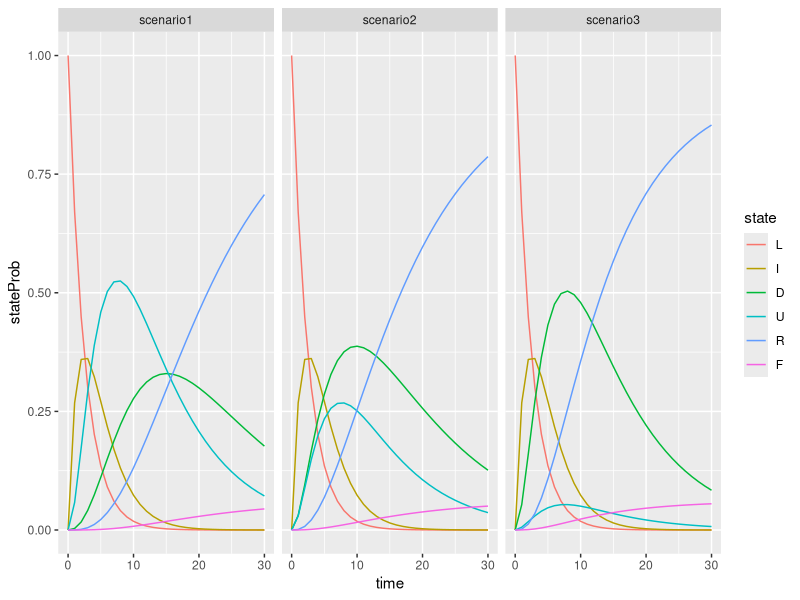
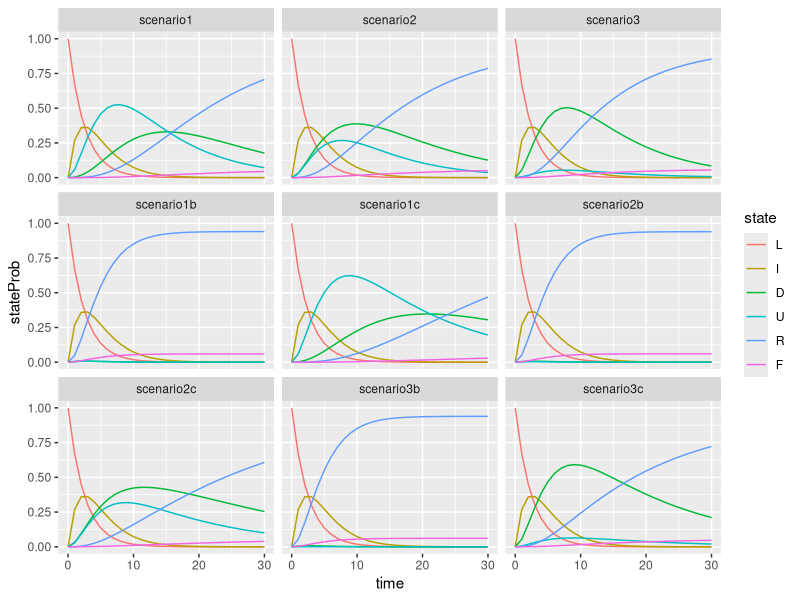
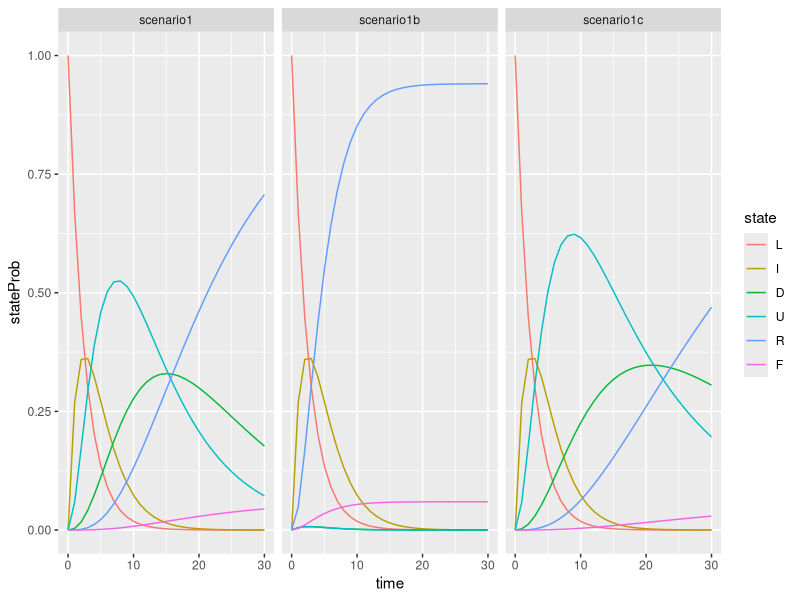
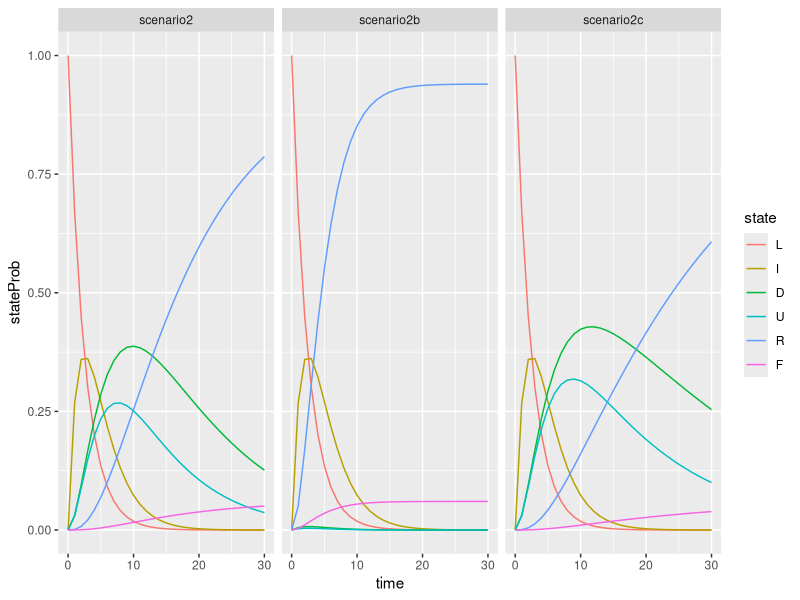
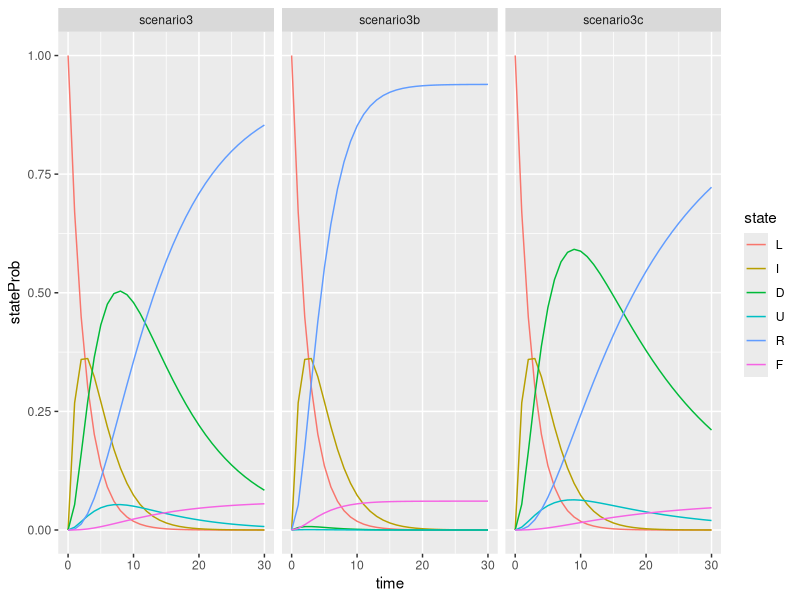

Source code (R) for these figures, in order: (Note: this script raises an error after producing the figures.)
library("deSolve")
library(reshape2)
library(ggplot2)
library(dplyr)
asymptomatics <- function(t, x, parms = NULL) {
  with(as.list(c(x, parms)), {
    
    dL = -(e*L)
    dI = -(e*I) + (e*L)
    dD = (a*e)*I + b*d*U - g*d*D - (1-g)*d*D
    dU = (1-a)*e*I - b*d*U - (1-b)*d*U
    dR = (1-g)*d*D + (1-b)*d*U
    dF = g*d*D
    list(c(dL, dI, dD, dU, dR, dF))
    
  })
}

#mean duration of infection
param1 <- c(a = 0.02, b = 0.975, e = 2/5, d = 2/(21-(1/.4)), g = 0.061)
param2 <- c(a = 0.5, b = 0.975, e = 2/5, d = 2/(21-(1/.4)), g = 0.061)
param3 <- c(a = 0.9, b = 0.975, e = 2/5, d = 2/(21-(1/.4)), g = 0.061)
tf <- 30
times <- seq(0,tf, by = 1)
t0 <- c(L = 1, I = 0, D = 0, U = 0, R = 0, F = 0)

#95% bounds of infectious period 
param1b <- c(a = 0.02, b = 0.975, e = 2/5, d = 2/(2.6-(1/.4)), g = 0.061)
param1c <- c(a = 0.02, b = 0.975, e = 2/5, d = 2/(33-(1/.4)), g = 0.061)

param2b <- c(a = 0.5, b = 0.975, e = 2/5, d = 2/(2.6-(1/.4)), g = 0.061)
param2c <- c(a = 0.5, b = 0.975, e = 2/5, d = 2/(33-(1/.4)), g = 0.061)

param3b <- c(a = 0.9, b = 0.975, e = 2/5, d = 2/(2.6-(1/.4)), g = 0.061)
param3c <- c(a = 0.9, b = 0.975, e = 2/5, d = 2/(33-(1/.4)), g = 0.061)

res_ode1 <- ode(y = t0, times, func = asymptomatics, param1)
res_ode1.df <- melt(as.data.frame(res_ode1), id = "time")
res_ode1.df <- rename(res_ode1.df, state = variable, scenario1 = value)

res_ode1b <- ode(y = t0, times, func = asymptomatics, param1b)
res_ode1b.df <- melt(as.data.frame(res_ode1b), id = "time")
res_ode1b.df <- rename(res_ode1b.df, state = variable, scenario1b = value) 

res_ode1c <- ode(y = t0, times, func = asymptomatics, param1c)
res_ode1c.df <- melt(as.data.frame(res_ode1c), id = "time")
res_ode1c.df <- rename(res_ode1c.df, state = variable, scenario1c = value)

res_ode2 <- ode(y = t0, times, func = asymptomatics, param2)
res_ode2.df <- melt(as.data.frame(res_ode2), id = c("time"))
res_ode2.df <- rename(res_ode2.df, state = variable, scenario2 = value)

res_ode2b <- ode(y = t0, times, func = asymptomatics, param2b)
res_ode2b.df <- melt(as.data.frame(res_ode2b), id = c("time"))
res_ode2b.df <- rename(res_ode2b.df, state = variable, scenario2b = value)

res_ode2c <- ode(y = t0, times, func = asymptomatics, param2c)
res_ode2c.df <- melt(as.data.frame(res_ode2c), id = c("time"))
res_ode2c.df <- rename(res_ode2c.df, state = variable, scenario2c = value)

res_ode3 <- ode(y = t0, times, func = asymptomatics, param3)
res_ode3.df <- melt(as.data.frame(res_ode3), id= c("time"))
res_ode3.df <- rename(res_ode3.df, state = variable, scenario3 = value)

res_ode3b <- ode(y = t0, times, func = asymptomatics, param3b)
res_ode3b.df <- melt(as.data.frame(res_ode3b), id= c("time"))
res_ode3b.df <- rename(res_ode3b.df, state = variable, scenario3b = value)

res_ode3c <- ode(y = t0, times, func = asymptomatics, param3c)
res_ode3c.df <- melt(as.data.frame(res_ode3c), id= c("time"))
res_ode3c.df <- rename(res_ode3c.df, state = variable, scenario3c = value)

res_ode.df <- merge(res_ode1.df, res_ode2.df, by = c("state", "time"))
res_ode.df <- merge(res_ode.df, res_ode3.df, by = c("state", "time"))

res_odetest.df <- merge(res_ode.df, res_ode1b.df, by = c("state", "time"))
res_odetest.df <- merge(res_odetest.df, res_ode1c.df, by = c("state", "time"))
res_odetest.df <- merge(res_odetest.df, res_ode2b.df, by = c("state", "time"))
res_odetest.df <- merge(res_odetest.df, res_ode2c.df, by = c("state", "time"))
res_odetest.df <- merge(res_odetest.df, res_ode3b.df, by = c("state", "time"))
res_odetest.df <- merge(res_odetest.df, res_ode3c.df, by = c("state", "time"))

res_ode.df <- melt(res_ode.df, id = c("time", "state"))
res_ode.df <- rename(res_ode.df, scenario = variable, stateProb = value)

res_odetest.df <- melt(res_odetest.df, id = c("time", "state"))
res_odetest.df <- rename(res_odetest.df, scenario = variable, stateProb = value)


res_ode1test.df <- merge(res_ode1.df, res_ode1b.df, by = c("state", "time"))
res_ode1test.df <- merge(res_ode1test.df, res_ode1c.df, by = c("state", "time"))
res_ode1test.df <- melt(res_ode1test.df, id = c("time", "state"))
res_ode1test.df <- rename(res_ode1test.df, scenario = variable, stateProb = value)

res_ode2test.df <- merge(res_ode2.df, res_ode2b.df, by = c("state", "time"))
res_ode2test.df <- merge(res_ode2test.df, res_ode2c.df, by = c("state", "time"))
res_ode2test.df <- melt(res_ode2test.df, id = c("time", "state"))
res_ode2test.df <- rename(res_ode2test.df, scenario = variable, stateProb = value)

res_ode3test.df <- merge(res_ode3.df, res_ode3b.df, by = c("state", "time"))
res_ode3test.df <- merge(res_ode3test.df, res_ode3c.df, by = c("state", "time"))
res_ode3test.df <- melt(res_ode3test.df, id = c("time", "state"))
res_ode3test.df <- rename(res_ode3test.df, scenario = variable, stateProb = value)

#plotting 
ggplot(res_ode.df, aes(x=time, y = stateProb, color = state)) +
  geom_line() + 
  facet_wrap(~scenario)

ggplot(res_odetest.df, aes(x = time, y = stateProb, color = state)) + 
  geom_line() + 
  facet_wrap(~scenario)

ggplot(res_ode1test.df, aes(x=time, y = stateProb, color = state)) + 
  geom_line()  + 
  facet_wrap(~scenario)

ggplot(res_ode2test.df, aes(x=time, y = stateProb, color = state)) + 
  geom_line() + 
  facet_wrap(~scenario)

ggplot(res_ode3test.df, aes(x = time, y = stateProb, color = state)) +
  geom_line() + 
  facet_wrap(~scenario)
  

#matrix exp function
probDetectedFn <- matrix(c(
  exp(-(2*t)/5), 0, 0, 0, 0, 0, 0, 0, 0, 
  (2*t*exp(-(2*t)/5))/5,exp(-(2*t)/5), 0,0,0,0, 0, 0, 0, 
  (13689*exp(-(4*t)/39))/8410 - (13689*exp(-(2*t)/5))/8410 - (351*t*exp(-(2*t)/5))/725,(351*exp(-(4*t)/39))/290 - (351*exp(-(2*t)/5))/290,exp(-(4*t)/39),0,0, 0, 0, 0, 0, 
  (606879*exp(-(2*t)/5))/487780 - (606879*exp(-(4*t)/39))/487780 + (15561*t*exp(-(2*t)/5))/84100 + (15561*t*exp(-(4*t)/39))/84100,(15561*exp(-(2*t)/5))/33640 - (15561*exp(-(4*t)/39))/33640 + (399*t*exp(-(4*t)/39))/2900, (4*t*exp(-(4*t)/39))/39, exp(-(4*t)/39), (t*exp(-(4*t)/39))/10, 0, 0, 0, 0,
  (1521*exp(-(4*t)/39))/8410 - (1521*exp(-(2*t)/5))/8410 - (39*t*exp(-(2*t)/5))/725, (39*exp(-(4*t)/39))/290 - (39*exp(-(2*t)/5))/290, 0,0, exp(-(4*t)/39),0, 0, 0, 0,
  (1521*exp(-(2*t)/5))/487780 - (1521*exp(-(4*t)/39))/487780 + (39*t*exp(-(2*t)/5))/84100 + (39*t*exp(-(4*t)/39))/84100, (39*exp(-(2*t)/5))/33640 - (39*exp(-(4*t)/39))/33640 + (t*exp(-(4*t)/39))/2900, 0, 0,(t*exp(-(4*t)/39))/390,exp(-(4*t)/39), 0, 0, 0,
  374661/400000 - (5128734429*exp(-(4*t)/39))/9755600000 - (374661*t*exp(-(2*t)/5))/8410000 - (14611779*t*exp(-(4*t)/39))/84100000 - (40088727*exp(-(2*t)/5))/97556000, 374661/400000 - (277623801*exp(-(4*t)/39))/336400000 - (374661*t*exp(-(4*t)/39))/2900000 - (374661*exp(-(2*t)/5))/3364000, 939/1000 - (313*t*exp(-(4*t)/39))/3250 - (939*exp(-(4*t)/39))/1000, 939/1000 - (939*exp(-(4*t)/39))/1000, 36621/40000 - (939*t*exp(-(4*t)/39))/10000 - (36621*exp(-(4*t)/39))/40000, 0, 1, 0, 0,
  1/400 - (13689*exp(-(4*t)/39))/9755600 - (t*exp(-(2*t)/5))/8410 - (39*t*exp(-(4*t)/39))/84100 - (107*exp(-(2*t)/5))/97556,1/400 - (741*exp(-(4*t)/39))/336400 - (t*exp(-(4*t)/39))/2900 - exp(-(2*t)/5)/3364, 0, 0,1/40 - (t*exp(-(4*t)/39))/390 - exp(-(4*t)/39)/40, 1 - exp(-(4*t)/39), 0, 1, 0,
  24339/400000 - (333176571*exp(-(4*t)/39))/9755600000 - (24339*t*exp(-(2*t)/5))/8410000 - (949221*t*exp(-(4*t)/39))/84100000 - (2604273*exp(-(2*t)/5))/97556000,24339/400000 - (18035199*exp(-(4*t)/39))/336400000 - (24339*t*exp(-(4*t)/39))/2900000 - (24339*exp(-(2*t)/5))/3364000, 61/1000 - (61*t*exp(-(4*t)/39))/9750 - (61*exp(-(4*t)/39))/1000,   61/1000 - (61*exp(-(4*t)/39))/1000, 2379/40000 - (61*t*exp(-(4*t)/39))/10000 - (2379*exp(-(4*t)/39))/40000, 0, 0, 0, 1
  ), nrow = 9, ncol = 9, byrow = TRUE)
